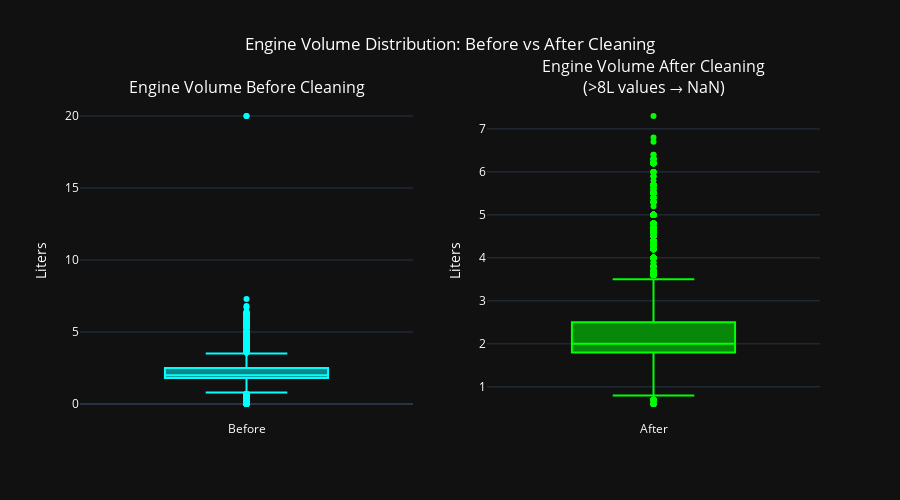

Source (notebook cell):
### Code cell
import plotly.graph_objects as go
from plotly.subplots import make_subplots

# Store original data for comparison
original_engine_vol = df['Engine volume'].copy()

# Clean the data (properly)
df.loc[(df['Engine volume'] > 8) | (df['Engine volume'] < 0.6), 'Engine volume'] = np.nan

# Create subplots with dark theme
fig = make_subplots(
    rows=1, cols=2,
    subplot_titles=('Engine Volume Before Cleaning', 
                    'Engine Volume After Cleaning<br>(>8L values → NaN)')
)

# Add before cleaning boxplot
fig.add_trace(
    go.Box(y=original_engine_vol, name='Before', marker_color='cyan'),
    row=1, col=1
)

# Add after cleaning boxplot
fig.add_trace(
    go.Box(y=df['Engine volume'][df['Engine volume'].notna()], name='After', marker_color='lime'),
    row=1, col=2
)

# Update layout with dark theme
fig.update_layout(
    template='plotly_dark',
    title_text='Engine Volume Distribution: Before vs After Cleaning',
    title_x=0.5,
    font=dict(color='white'),
    showlegend=False,
    height=500
)

# Update y-axis labels
fig.update_yaxes(title_text='Liters', row=1, col=1)
fig.update_yaxes(title_text='Liters', row=1, col=2)

fig.show()

### Figure 1 — Plotly figure (JSON) as saved in the notebook; plotly's stock layout.template omitted (floating-point values rounded to 4 significant figures; data arrays with more than 128 entries replaced by an {"elided": "..."} marker saying what was removed)
{"data": [{"marker": {"color": "cyan"}, "name": "Before", "type": "box", "xaxis": "x", "y": {"elided": "19237 float values"}, "yaxis": "y"}, {"marker": {"color": "lime"}, "name": "After", "type": "box", "xaxis": "x2", "y": {"elided": "19184 float values"}, "yaxis": "y2"}], "layout": {"annotations": [{"font": {"size": 16}, "showarrow": false, "text": "Engine Volume Before Cleaning", "x": 0.225, "xanchor": "center", "xref": "paper", "y": 1, "yanchor": "bottom", "yref": "paper"}, {"font": {"size": 16}, "showarrow": false, "text": "Engine Volume After Cleaning<br>(>8L values → NaN)", "x": 0.775, "xanchor": "center", "xref": "paper", "y": 1, "yanchor": "bottom", "yref": "paper"}], "font": {"color": "white"}, "height": 500, "showlegend": false, "title": {"text": "Engine Volume Distribution: Before vs After Cleaning", "x": 0.5}, "xaxis": {"anchor": "y", "domain": [0, 0.45]}, "xaxis2": {"anchor": "y2", "domain": [0.55, 1]}, "yaxis": {"anchor": "x", "domain": [0, 1], "title": {"text": "Liters"}}, "yaxis2": {"anchor": "x2", "domain": [0, 1], "title": {"text": "Liters"}}}}
